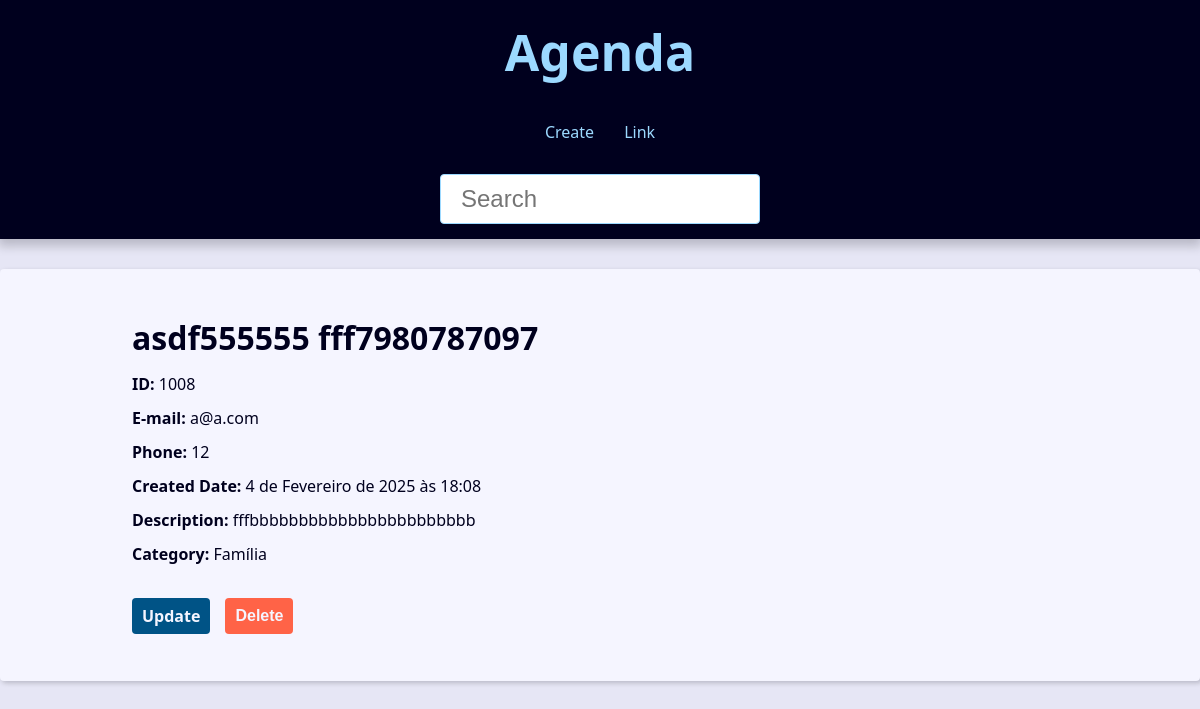
Screenshot of /contact/1008/detail/ with the database file from the repository.
### contact/models.py (models this page shows, shortened)
class Contact(models.Model):
    first_name = models.CharField(max_length=50)
    last_name = models.CharField(max_length=50, blank=True)
    phone = models.CharField(max_length=50)
    email = models.EmailField(max_length=254, blank=True)
    created_date = models.DateTimeField(default=timezone.now)
    description = models.TextField(blank=True)
    show = models.BooleanField(default=True)
    picture = models.ImageField(blank=True, upload_to='pictures/%Y/%m/')
    category = models.ForeignKey(Category, on_delete=models.SET_NULL, blank=True,null=True)
    owner = models.ForeignKey(User, on_delete=models.SET_NULL, blank=True,null=True)

class Category(models.Model):
    name = models.CharField(max_length=50)
    class Meta:
        verbose_name_plural = 'Categories'

### contact/views/contact_views.py (the view)
# urls.py: path('contact/<int:contact_id>/detail/', views.contact, name="contact"),
def contact(request, contact_id):
    single_contact = get_object_or_404(Contact, pk=contact_id, show=True)
    single_contact_name = f'{single_contact.first_name} {single_contact.last_name} - '
    if single_contact is None:
        raise Http404()
    context = {
        'contact': single_contact,
        'site_title': single_contact_name
    }
    return render(
        request,
        'contact/contact.html',
        context,
        )

### contact/templates/contact/contact.html (shortened to what this page needs)
{% extends "global/base.html" %} {% block content %}
<div class="single-contact">
  <h1 class="single-contact-name">
    {{ contact.first_name }} {{ contact.last_name }}
  </h1>
  <p><b>ID:</b> {{contact.id}}</p>
  <p><b>E-mail:</b> {{contact.email}}</p>
  <p><b>Phone:</b> {{contact.phone}}</p>
  <p><b>Created Date:</b> {{contact.created_date}}</p>
  <p><b>Description:</b> {{contact.description}}</p>
  <p><b>Category:</b> {{contact.category.name}}</p>
  <div class="contact-links">
    <a class="btn btn-link" href="{% url 'contact:update' contact.id %}"
      >Update</a
    >
    <form action="{% url "contact:delete" contact.id %}" method="POST">
      {% if confirmation == 'no' %}
        <input type="hidden" name="confirmation" value="yes"/>
        <button class="btn btn-link btn-delete" type="submit">Confirma?</button>
      {% else  %}
        <button class="btn btn-link btn-delete" type="submit">Delete</button>
      {% endif %}
    </form>
  </div>
</div>
{% endblock content %}

### base_static/global/css/style.css (style rules this page uses)
:root { --spacing: 1.5rem; --link-dark-color: rgb(0, 83, 134); --link-light-color: rgb(156, 217, 255); --clr-white: rgb(245, 245, 255); --clr-black: rgb(0, 0, 30); --clr-light-gray: rgb(230, 230, 245); --clr-dark-shadow-5: rgba(0, 0, 10, 5%); --clr-dark-shadow-10: rgba(0, 0, 10, 10%); --clr-dark-shadow-20: rgba(0, 0, 10, 20%); --clr-light-shadow-5: rgba(200, 200, 255, 5%); --clr-light-shadow-10: rgba(200, 200, 255, 10%); --clr-light-shadow-20: rgba(200, 200, 255, 20%); --main-page-width: 120rem; --table-min-width: 60rem; --biggest-font-size: 5rem; --bigger-font-size: 4rem; --big-font-size: 3.2rem; --medium-font-size: 2.4rem; --small-font-size: 1.6rem; --smaller-font-size: 1.4rem; --smallest-font-size: 1.2rem; --transition-fast: 300ms; --transition-medium: 600ms; --transition-slow: 1s; --default-border-radius: 4px; }
*, *::before, *::after { margin: 0; padding: 0; box-sizing: border-box; }
html { font-size: 62.5%; }
body { font-family: system-ui, -apple-system, BlinkMacSystemFont, "Segoe UI", Roboto, Oxygen, Ubuntu, Cantarell, "Open Sans", "Helvetica Neue", sans-serif; line-height: 1.5; font-size: var(--small-font-size); color: var(--clr-black); -webkit-font-smoothing: antialiased; background: var(--clr-light-gray); }
@media (min-width: 600px) { .single-contact { max-width: 80%; margin: calc(var(--spacing) * 2) auto; } }
.single-contact h1 { margin: 1rem 0; }
.single-contact p { margin: 1rem 0; }
.btn { background-color: var(--link-dark-color); color: var(--clr-white); font-weight: bold; border: none; padding: 1rem 2rem; border-radius: var(--default-border-radius); cursor: pointer; transition: filter var(--transition-fast) ease-in-out; }
.contact-links { margin-block: calc(var(--small-font-size) * 2); display: flex; align-items: center; gap: 0 var(--spacing); }
.btn-link { font-size: var(--small-font-size); text-decoration: none; font-weight: bold; padding: 1rem; display: block; line-height: var(--small-font-size); }
.btn-delete { background: tomato; }

### rows the page displays
Contact: first_name "asdf555555", last_name "fff7980787097", id "1008", email "a@a.com", phone "12", created_date "4 de Fevereiro de 2025 às 18:08", description "fffbbbbbbbbbbbbbbbbbbbbbbb", category.name "Família"
